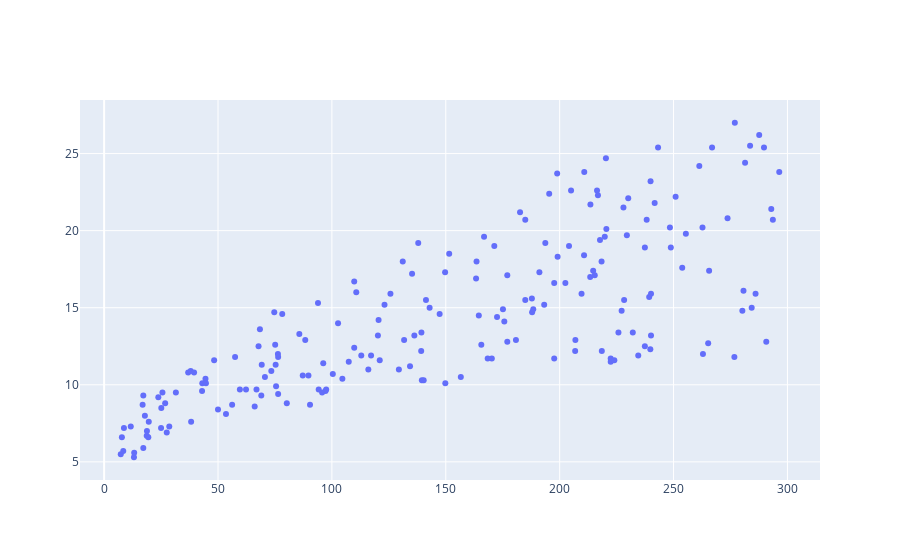

The cell this chart's notebook holds for it:
### Markdown cell above
<h3>Scatter Plot</h3>

### Code cell
go.Figure(go.Scatter(x=df_Ad.TV, y=df_Ad.Sales, mode='markers', name='Data'))

### Figure 1 — Plotly figure (JSON) as saved in the notebook; plotly's stock layout.template omitted (floating-point values rounded to 4 significant figures; data arrays with more than 128 entries replaced by an {"elided": "..."} marker saying what was removed)
{"data": [{"mode": "markers", "name": "Data", "type": "scatter", "x": {"elided": "194 float values"}, "y": {"elided": "194 float values"}}], "layout": {}}
